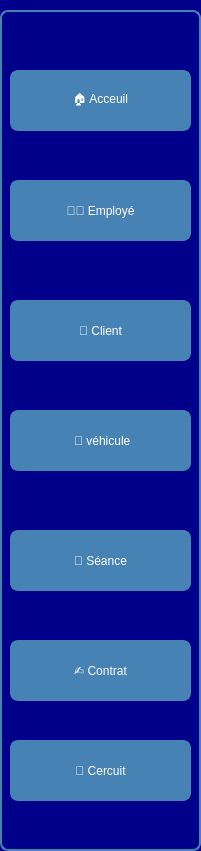
   <widget class="QFrame" name="frame">
    <property name="geometry">
     <rect>
      <x>0</x>
      <y>9</y>
      <width>201</width>
      <height>851</height>
     </rect>
    </property>
    <property name="styleSheet">
     <string notr="true">background-color: #00008B; color: white;
    border: 2px solid #4682B4;
    border-radius: 8px;
    margin-top: 10px;</string>
    </property>
    <property name="frameShape">
     <enum>QFrame::Shape::StyledPanel</enum>
    </property>
    <property name="frameShadow">
     <enum>QFrame::Shadow::Raised</enum>
    </property>
    <widget class="QPushButton" name="seance">
     <property name="geometry">
      <rect>
       <x>10</x>
       <y>520</y>
       <width>181</width>
       <height>71</height>
      </rect>
     </property>
     <property name="styleSheet">
      <string notr="true">background-color: rgb(70, 130, 180);
font: 14pt &quot;Segoe UI&quot;;</string>
     </property>
     <property name="text">
      <string>📅 Séance</string>
     </property>
    </widget>
    <widget class="QPushButton" name="employe">
     <property name="geometry">
      <rect>
       <x>10</x>
       <y>170</y>
       <width>181</width>
       <height>71</height>
      </rect>
     </property>
     <property name="styleSheet">
      <string notr="true">background-color: rgb(70, 130, 180);
font: 14pt &quot;Segoe UI&quot;;</string>
     </property>
     <property name="text">
      <string>👨‍💼 Employé</string>
     </property>
    </widget>
    <widget class="QPushButton" name="client">
     <property name="geometry">
      <rect>
       <x>10</x>
       <y>290</y>
       <width>181</width>
       <height>71</height>
      </rect>
     </property>
     <property name="styleSheet">
      <string notr="true">background-color: rgb(70, 130, 180);
font: 14pt &quot;Segoe UI&quot;;</string>
     </property>
     <property name="text">
      <string>👤 Client</string>
     </property>
    </widget>
    <widget class="QPushButton" name="vehicule">
     <property name="geometry">
      <rect>
       <x>10</x>
       <y>400</y>
       <width>181</width>
       <height>71</height>
      </rect>
     </property>
     <property name="styleSheet">
      <string notr="true">background-color: rgb(70, 130, 180);
font: 14pt &quot;Segoe UI&quot;;</string>
     </property>
     <property name="text">
      <string> 🚗 véhicule</string>
     </property>
    </widget>
    <widget class="QPushButton" name="contrat">
     <property name="geometry">
      <rect>
       <x>10</x>
       <y>630</y>
       <width>181</width>
       <height>71</height>
      </rect>
     </property>
     <property name="styleSheet">
      <string notr="true">background-color: rgb(70, 130, 180);
font: 14pt &quot;Segoe UI&quot;;</string>
     </property>
     <property name="text">
      <string>✍️ Contrat</string>
     </property>
    </widget>
    <widget class="QPushButton" name="cercuit">
     <property name="geometry">
      <rect>
       <x>10</x>
       <y>730</y>
       <width>181</width>
       <height>71</height>
      </rect>
     </property>
     <property name="styleSheet">
      <string notr="true">background-color: rgb(70, 130, 180);
font: 14pt &quot;Segoe UI&quot;;</string>
     </property>
     <property name="text">
      <string>🔄 Cercuit</string>
     </property>
    </widget>
    <widget class="QPushButton" name="employe_2">
     <property name="geometry">
      <rect>
       <x>10</x>
       <y>60</y>
       <width>181</width>
       <height>71</height>
      </rect>
     </property>
     <property name="styleSheet">
      <string notr="true">background-color: rgb(70, 130, 180);
font: 14pt &quot;Segoe UI&quot;;</string>
     </property>
     <property name="text">
      <string>🏠 Acceuil</string>
     </property>
    </widget>
   </widget>
